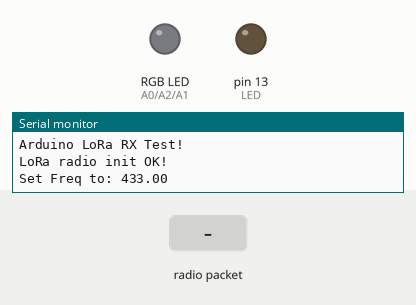
A sketch run on a simulated Arduino Uno, built with avr-gcc and run on an emulated ATmega328P. Parts: an RGB LED mixed from three pins (HIGH = lit), output pins drawn as LEDs (lit = HIGH), the last lines printed to the serial monitor. Inputs (shaded band) come from the test bench. No radio packets arrive unless stated; pins used as bus, display or sensor lines are not drawn.

Above: at 1.2 s.
1.3 s: radio packet "1" arrives
At 2.1 s:
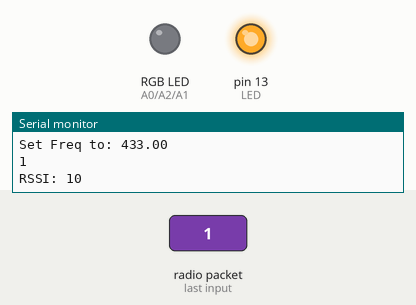
Timing chart, 0 to 4.3 s (numbered marks = the images above; inputs shaded):
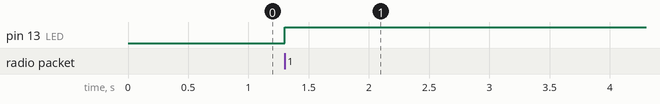

Measured:
- after the input at 1.3 s, pin 13 (LED): LOW → HIGH at once

The sketch:

m0_receiver.ino
```cpp
#include <SPI.h>
#include <RH_RF95.h>

//for m0
#define RFM95_CS    8
#define RFM95_RST   4
#define RFM95_INT   3

// for teensy
//#define RFM95_CS 10
//#define RFM95_RST 9
//#define RFM95_INT 2

// Change to 434.0 or other frequency, must match RX's freq!
 #define RF95_FREQ 433.0
//#define RF95_FREQ 915.0 // 900 MHz LoRa

// Blinky on receipt
#define LED   13
#define RED   A0
#define BLUE  A1
#define GREEN A2

// Singleton instance of the radio driver
RH_RF95 rf95(RFM95_CS, RFM95_INT);

//initialize global variables
uint8_t buf[RH_RF95_MAX_MESSAGE_LEN];
uint8_t len = sizeof(buf);

// store received data
char received[250];
int tx_RSSI = 0; //tx rssi

void setup()
{
  // put your setup code here, to run once:
  Serial.begin(115200);
  init_RGB();
  init_lora();
}

void loop()
{
  // put your main code here, to run repeatedly:
  read_lora_data();
}

void init_RGB()
{
  pinMode(RED, OUTPUT);
  pinMode(BLUE, OUTPUT);
  pinMode(GREEN, OUTPUT);
}


void init_lora()
{
  pinMode(LED, OUTPUT);
  pinMode(RFM95_RST, OUTPUT);
  digitalWrite(RFM95_RST, HIGH);

  Serial.println("Arduino LoRa RX Test!");

  // manual reset
  digitalWrite(RFM95_RST, LOW);
  delay(10);
  digitalWrite(RFM95_RST, HIGH);
  delay(10);

  while (!rf95.init())
  {
    Serial.println("LoRa radio init failed");
    while (1)
      ;
  }
  Serial.println("LoRa radio init OK!");

  // Defaults after init are 434.0MHz, modulation GFSK_Rb250Fd250, +13dbM
  if (!rf95.setFrequency(RF95_FREQ))
  {
    Serial.println("setFrequency failed");
    while (1)
      ;
  }
  Serial.print("Set Freq to: ");
  Serial.println(RF95_FREQ);

  // Defaults after init are 434.0MHz, 13dBm, Bw = 125 kHz, Cr = 4/5, Sf = 128chips/symbol, CRC on

  // The default transmitter power is 13dBm, using PA_BOOST.
  // If you are using RFM95/96/97/98 modules which uses the PA_BOOST transmitter pin, then
  // you can set transmitter powers from 5 to 23 dBm:
  rf95.setTxPower(23, false);
}

void read_lora_data()
{
  if (rf95.available())
  {
    // Should be a message for us now

    if (rf95.recv(buf, &len))
    {
      digitalWrite(LED, HIGH);

      int i = 0;
      for (i = 0; i < len; ++i)
      {
        received[i] = (uint8_t)buf[i];
      }
      //received from tx
      received[i] = (uint8_t)'\0';
      Serial.println(received);

      //print RSSI values
      tx_RSSI = (rf95.lastRssi(), DEC);
      Serial.print("RSSI: ");
      Serial.println(tx_RSSI);
      checkRSSI(tx_RSSI);

      /*
      // Send a reply
      uint8_t data[] = "mad back to you";
      rf95.send(data, sizeof(data));
      rf95.waitPacketSent();
      Serial.println("Sent a reply");
      digitalWrite(LED, LOW);
      */
    }
    else
    {
      Serial.println("Receive failed");
    }
  }
}


void checkRSSI(int rssi)
{
  if(rssi <= -100)
  {
    flashLed(RED, 2, 250);
    // digitalWrite(RED, HIGH);
  }
  else if(rssi < -100 && rssi > -95)
  {
    flashLed(RED, 2, 500);
  }
  else if(rssi < -95 && rssi > -90)
  {
    digitalWrite(RED, HIGH);
  }
  else if(rssi < -90 && rssi > -80)
  {
    flashLed(BLUE, 2, 500);
  }
  else if(rssi < -80 && rssi > -67)
  {
    flashLed(BLUE, 2, 500);
  }
  else if(rssi <= -67){
    digitalWrite(GREEN, HIGH);
  }
  else
  {
    /* code */
  }
}


void flashLed(int pin, int times, int wait)
{
  for (int i = 0; i < times; i++)
  {
    digitalWrite(pin, HIGH);
    delay(wait);
    digitalWrite(pin, LOW);
    if (i + 1 < times)
    {
      delay(wait);
    }
  }
}
```
